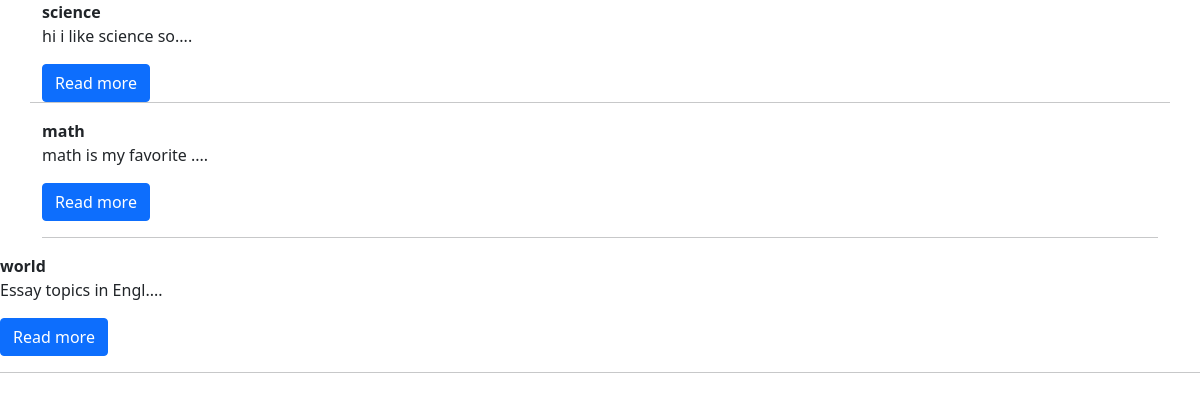
Screenshot of /blogs with the database file from the repository.
### todo_1/models.py (models this page shows, shortened)
class blog(models.Model):
    sno = models.AutoField(primary_key=True)
    title = models.CharField(max_length=200)
    content = models.TextField()
    time = models.DateTimeField(auto_now_add=True)

### todo_1/views.py (the view)
# urls.py: path('blogs',views.blogs,name='blogs'),
def blogs(request):
    blo= blog.objects.all()
    context = {'blo':blo}
    return render(request,'blogs.html',context)

### templates/blogs.html (shortened to what this page needs)
<!DOCTYPE html>
<html lang="en">
  <head>
    <link
      href="https://cdn.jsdelivr.net/npm/bootstrap@5.0.2/dist/css/bootstrap.min.css"
      rel="stylesheet"
    />
  </head>
  <body>
    <div class="container">
      <div class="row">
        {% for blog in blo %}
        <strong>{{blog.title}}</strong><br />
        <p>{{blog.content|slice:"0:20"}}....</p>
        <a href="blog/{{blog.title}}{{blog.content}}"><button type="button" class="btn btn-primary">Read more</button></a>
        <hr />
      </div>
      {% endfor %}
  </body>
</html>

### rows the page displays
blog: title "science", content "hi i like science so"
blog: title "math", content "math is my favorite"
blog: title "world", content "Essay topics in Engl"
